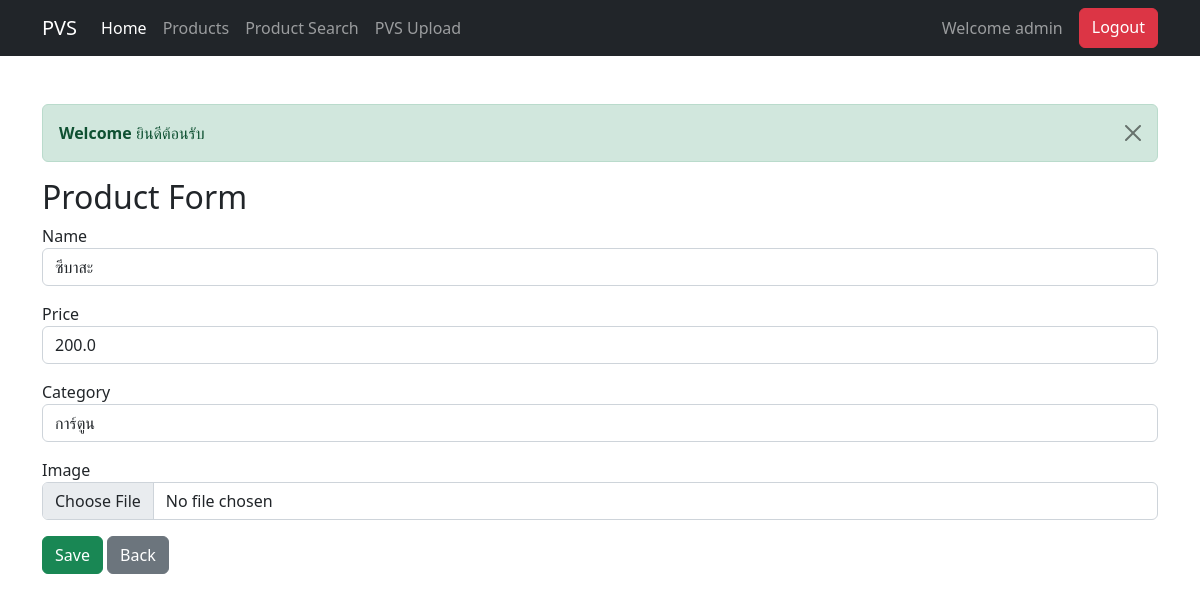
The page /products/edit/2 (signed in) on the database its author committed.
### models.py (models this page shows)
class Product(Base):
    __tablename__ = "product"
    id = Column(Integer, primary_key=True, index=True)
    name = Column(String(200), nullable=False)
    price = Column(Float, nullable=False)
    image = Column(String(200), nullable=True)
    category_id = Column(Integer, ForeignKey("category.id"))
    category = relationship("Category")

class Category(Base):
    __tablename__ = "category"
    id = Column(Integer, primary_key=True, index=True)
    name = Column(String(100), nullable=False)

### main.py (the view)
@app.get("/products/edit/{id}", response_class=HTMLResponse)
def edit_form(request: Request, id: int):
    db = SessionLocal()
    try:
        product = db.get(Product, id)
        categories = db.query(Category).all()
        return templates.TemplateResponse(
            request=request,
            name="product_form.html",
            context={
                "product": product,
                "categories": categories
            }
        )
    finally:
        db.close()

### templates/product_form.html (shortened to what this page needs)
{% extends "master.html" %}
{% block content %}
<h2>Product Form</h2>
<form method="post" enctype="multipart/form-data">
    <div class="mb-3">
        <label>Name</label>
        <input type="text" name="name" class="form-control"
               value="{{ product.name if product else '' }}">
    </div>
    <div class="mb-3">
        <label>Price</label>
        <input type="number" name="price" class="form-control"
               value="{{ product.price if product else '' }}">
    </div>
    <div class="mb-3">
        <label>Category</label>
        <select name="category_id" class="form-control">
            {% for c in categories %}
            <option value="{{ c.id }}"
                {% if product and product.category_id == c.id %}selected{% endif %}>
                {{ c.name }}
            </option>
            {% endfor %}
        </select>
    </div>
    <div class="mb-3">
        <label>Image</label>
        <input type="file" name="image" class="form-control">
    </div>
    <button class="btn btn-success">Save</button>
    <a href="/products" class="btn btn-secondary">Back</a>
</form>
{% endblock %}

### rows shown on the page
Product: name "ซึบาสะ", price "200.0", category_id "การ์ตูน"

### other values the page prints
{{ request.session.get('user') }} "admin"
